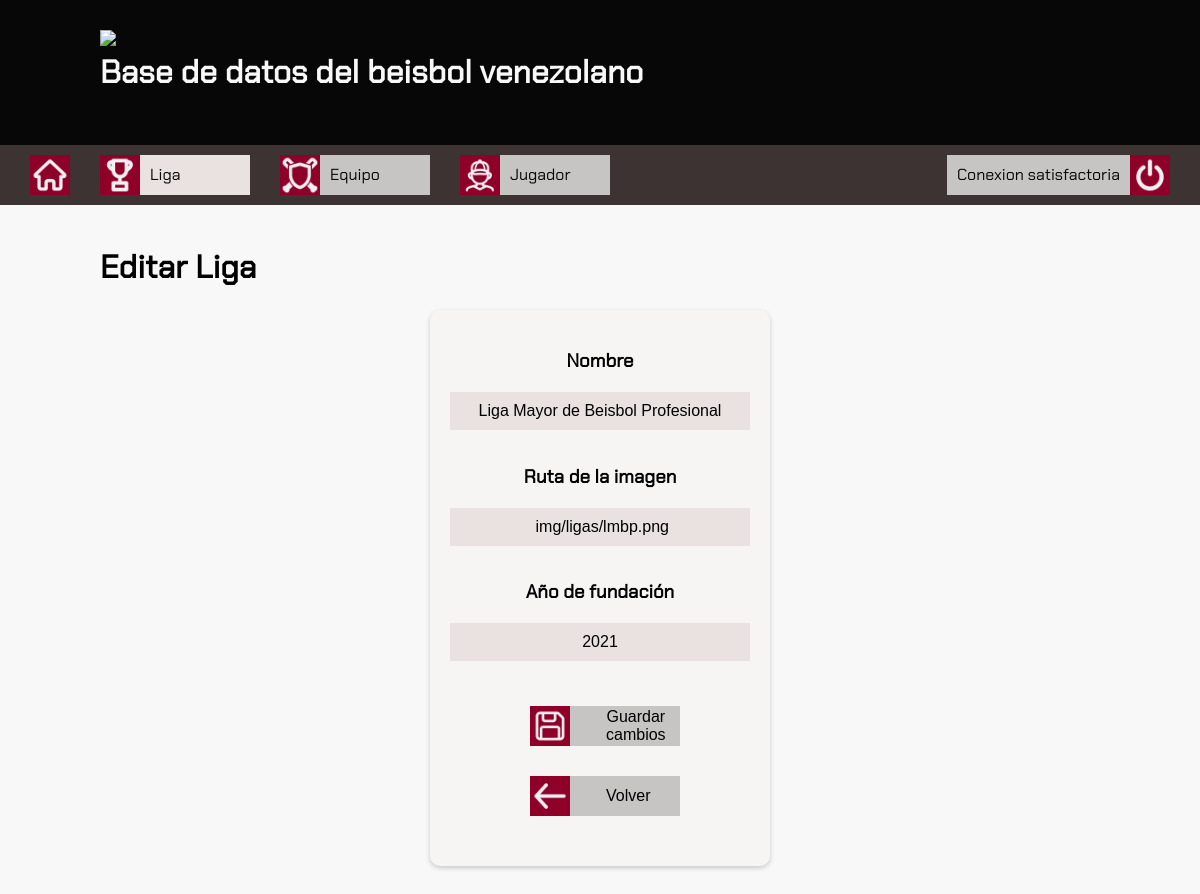
/editar_liga.php?id=2, run on the app's committed database.
### tables this page shows
CREATE TABLE `t_ligas` (
  `id_liga` int(11) NOT NULL,
  `nombre_liga` varchar(50) NOT NULL,
  `ruta_img_liga` varchar(50) NOT NULL,
  `fundacion_liga` int(11) DEFAULT NULL
);

### editar_liga.php (the view, shortened to what this page needs)
<!DOCTYPE html>
<html lang="es">
<head>
  <link rel="stylesheet" href="style.css">
</head>
<body>
  <header>
    <div class="container">
      <img src="img/logo.png" class="logo">
      <h1> Base de datos del beisbol venezolano</h1>
    </div>
  </header>
  <?php include "nav_liga.php"; ?>
  <?php
  if (isset($_GET['id'])) {
    $id = mysqli_real_escape_string($cone, $_GET['id']);
    $sql = "SELECT * FROM t_ligas WHERE id_liga = $id";
    $result = mysqli_query($cone, $sql);
  } else {
    echo "<h1>Error: ID de liga faltante.</h1>";
  }
  $row = mysqli_fetch_assoc($result);
  ?>
  <div class="container">
    <h1>Editar Liga</h1>
    <section class="tarjeta-container">
      <div class="tarjeta">
        <form method="post" action="">
          <div>
            <h3>Nombre</h3>
            <input type="text" name="nombre_liga" id="nombre" value=" <?php echo $row['nombre_liga'] ?> ">
          </div>
          <div>
            <h3>Ruta de la imagen</h3>
            <input type="text" name="ruta_img_liga" id="ruta_img" value=" <?php echo $row['ruta_img_liga'] ?>">
          </div>
          <div>
            <h3>Año de fundación</h3>
            <input type="text" name="fundacion_liga" id="nombre" value=" <?php echo $row['fundacion_liga'] ?> ">
          </div>
          <div class="button-container">
            <div class="elemento-izquierda elemento-izquierda-texto">
              <img src="img/guardar.jpg" width="40" height="40">
              <button type="submit" name="" value="guardar">Guardar cambios</button>
            </div>
            <div class="elemento-izquierda elemento-izquierda-texto">
              <img src="img/atras.jpg" width="40" height="40">
              <a href="ligas.php"><button type="button">Volver</button></a>
            </div>
          </div>
        </form>
      </div>
    </section>
  </div>

### style.css (style rules this page uses)
body { font-family: 'Chakra Petch'; margin: 0; padding: 0; background-color: #f8f8f8; position: relative; min-height: 100vh; }
.container { max-width: 1000px; margin: 0 auto; padding: 20px; }
header { background-color: #070707; color: #f8f8f8; padding: 10px 0; }
.logo { width: 300px; height: auto; float: left; }
a { text-decoration: none; color: #070707; }
.elemento-izquierda { display: flex; align-items: center; margin-left: 30px; }
.elemento-izquierda-texto { display: flex; align-items: center; margin-left: 30px; background-color: #C7C4C4; width: 150px; transition: ease-in-out 0.5s }
.tarjeta-container { display: flex; flex-wrap: wrap; justify-content: space-around; }
.tarjeta { width: 300px; text-align: center; padding: 20px; margin-bottom: 40px; border: none; background-color: #f7f4f4; border-radius: 10px; box-shadow: 0px 2px 5px #07070731; transition: ease-in-out 0.5s; }
.tarjeta input, select { width: 300px; padding: 10px; background-color: #eae1e1; border: none; box-sizing: border-box; margin-bottom: 15px; font-size: 16px; text-align: center; }
.button-container { align-items: center; margin-top: 30px; margin-bottom: 30px; margin-left: 50px; }
.button-container .elemento-izquierda.elemento-izquierda-texto { margin-top: 30px; }
.button-container button { margin-left: 30px; margin-right: 30px; background-color: #C7C4C4; height: 40px; width: 150 px; border: none; font-size: 16px; transition: ease-in-out 0.5s; }

### data on the page
t_ligas: nombre_liga "Liga Mayor de Beisbol Profesional", ruta_img_liga "img/ligas/lmbp.png", fundacion_liga "2021"
